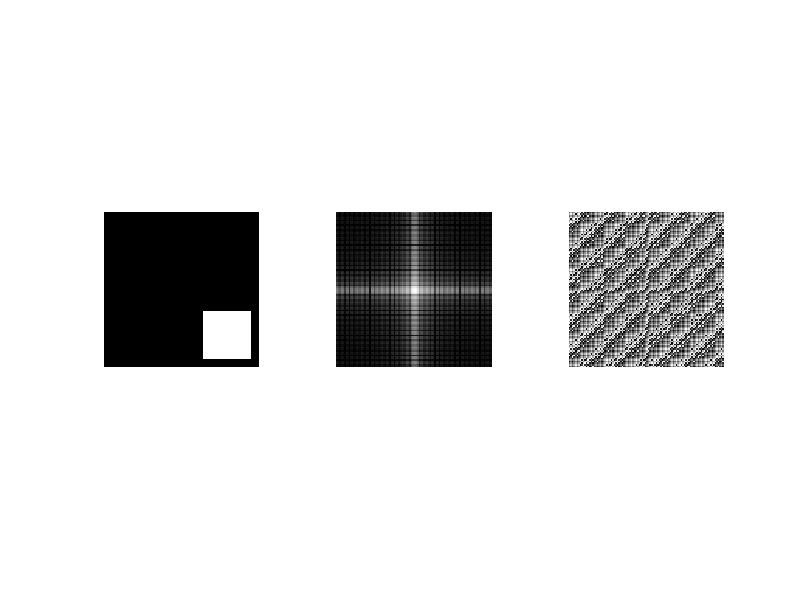

The MATLAB script that drew this image:
%% Aufgabe 2.1d
% Größen definieren
imgSize = [100,100];
squareSize = [30,30];

%translationsshift
t_shift = [30,30];

% leeres Bild mit obigen Dimensionen erstellen
newImg = zeros(imgSize);

% Grenzen des weißen Fensters ermitteln 
rowStart = 35;
rowEnd = 65;

colStart = 35;
colEnd = 65;

% Festerbereich im Bild auf 1 (weiß) setzen
newImg(rowStart + t_shift(1,1):rowEnd + t_shift(1,1), colStart + t_shift(1,2):colEnd+ t_shift(1,2)) = 1;

% Fast Fourier transformation
img_fft = fft2(newImg);

% fftshift anwenden
img_fft_shifted = fftshift(img_fft);

% amplitudenbild
ampl = abs(img_fft_shifted);

% phasenbild
phase = angle(img_fft_shifted);

% Bilder anzeigen;
figure;
subplot(1,3,1);
% Originalbild
imshow(newImg);

subplot(1,3,2);
% Log-Amplitudenbild
imshow(mat2gray(log(ampl+1)));

subplot(1,3,3);
% Phasenbild
imshow(mat2gray(phase));
